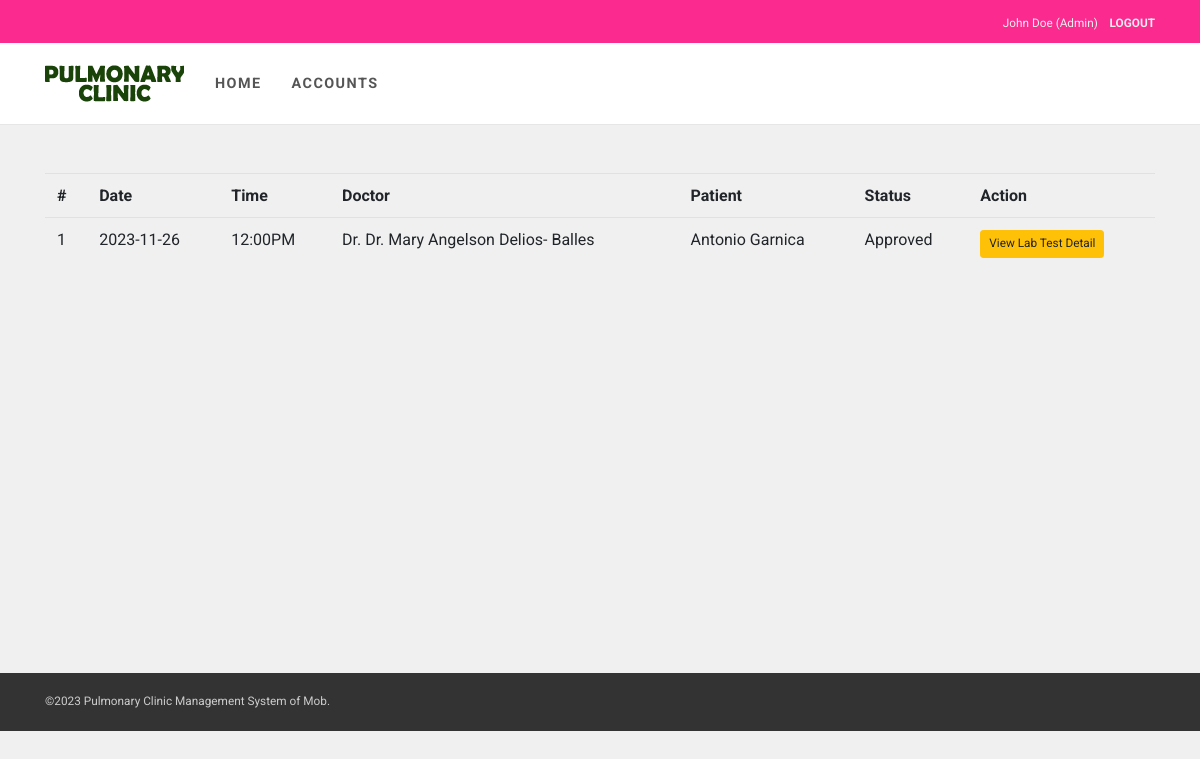
/pages/patient-list.php?view=lab-test (signed in), run on the app's committed database.
### tables this page shows
CREATE TABLE `appointment` (
  `Id` int(11) NOT NULL AUTO_INCREMENT,
  `patientId` int(11) DEFAULT NULL,
  `appointmentDate` date DEFAULT NULL,
  `status` varchar(30) DEFAULT 'Pending',
  `dateAdded` date DEFAULT NULL,
  `appointmentTime` varchar(10) DEFAULT NULL,
  `purpose` text,
  `doctorId` int(11) DEFAULT NULL,
  PRIMARY KEY (`Id`)
);

CREATE TABLE `user` (
  `Id` tinyint(11) NOT NULL AUTO_INCREMENT,
  `username` varchar(100) NOT NULL DEFAULT '',
  `password` varchar(100) NOT NULL,
  `firstName` varchar(150) DEFAULT NULL,
  `lastName` varchar(150) DEFAULT NULL,
  `status` varchar(255) DEFAULT 'Inactive',
  `role` varchar(20) DEFAULT NULL,
  `dateAdded` date DEFAULT NULL,
  `phone` varchar(255) DEFAULT NULL,
  `email` varchar(255) DEFAULT NULL,
  `isDeleted` varchar(255) DEFAULT 'false',
  `birthday` date DEFAULT NULL,
  `doctorId` int(11) DEFAULT NULL,
  `image` varchar(255) DEFAULT NULL,
  PRIMARY KEY (`Id`)
);

### config/Models.php (called while the page is built, shortened)
<?php
include "CRUD.php";
function user() {
	$crud = new CRUD;
	$crud->table = "user";
	return $crud;
}
function appointment() {
	$crud = new CRUD;
	$crud->table = "appointment";
	return $crud;
}
function lab_test() {
	$crud = new CRUD;
	$crud->table = "lab_test";
	return $crud;
}
?>

### config/CRUD.php (called while the page is built)
<?php class CRUD{var $table;var $obj=array();function arrayToQuery($query){$query_array=array();foreach($query as $key=>$key_value){if($key_value=="NOW()"){$query_array[]="$key=$key_value";}else{$query_array[]="$key='".htmlspecialchars($key_value,ENT_QUOTES)."'";}}return implode(', ',$query_array);}function list($query=""){$query=$query?"where ".$query:"";$db=Database::connect();$pdo=$db->prepare("select * from $this->table $query");$pdo->execute();$result=$pdo->fetchAll(PDO::FETCH_OBJ);Database::disconnect();return $result;}function count($query=""){$query=$query?"where ".$query:"";$db=Database::connect();$pdo=$db->prepare("select * from $this->table $query");$pdo->execute();Database::disconnect();return $pdo->rowCount();}function get($args){$db=Database::connect();$pdo=$db->prepare("select * from $this->table where $args");$pdo->execute();$result=$pdo->fetch(PDO::FETCH_OBJ);Database::disconnect();return $result;}function create(){$object=$this->arrayToQuery($this->obj);$db=Database::connect();$pdo=$db->prepare("insert into $this->table set $object");$pdo->execute();Database::disconnect();}function update($args){$object=$this->arrayToQuery($this->obj);$db=Database::connect();$pdo=$db->prepare("update $this->table set $object where $args");$pdo->execute();Database::disconnect();}function delete($args){$db=Database::connect();$pdo=$db->prepare("delete from $this->table where $args");$pdo->execute();Database::disconnect();}} ?>

### pages/patient-list.php (the view, shortened to what this page needs)
<?php
$ROOT_DIR="../";
include $ROOT_DIR . "templates/header.php";
$appointment_list = appointment()->list("status='Approved' or status='Done'");
function get_doctor($Id){
  $doctor = user()->get("Id=$Id");
  return "Dr. " . $doctor->firstName . " " . $doctor->lastName;
}
$view = $_GET["view"];
?>
<table class="table">
  <tr>
    <th>#</th>
    <th>Date</th>
    <th>Time</th>
    <th>Doctor</th>
    <th>Patient</th>
    <th>Status</th>
    <th>Action</th>
  </tr>
  <?php
  $count = 0;
   foreach ($appointment_list as $row):
     $patient = user()->get("Id=$row->patientId");
     $count += 1;
     $ltCheck = lab_test()->count("appointmentId=$row->Id");
     ?>
    <tr>
      <td><?=$count;?></td>
      <td><?=$row->appointmentDate;?></td>
      <td><?=$row->appointmentTime;?></td>
      <td><?=get_doctor($row->doctorId);?></td>
      <td><?=$patient->firstName;?> <?=$patient->lastName;?></td>
      <td><?=$row->status;?></td>
      <?php if ($view=="lab-test"): ?>
        <?php if ($ltCheck>0): ?>
          <td><a href="lab-test-detail.php?Id=<?=$row->Id;?>" class="btn btn-warning btn-sm">View Lab Test Detail</a></td>
        <?php endif; ?>
      <?php endif; ?>
    </tr>
  <?php endforeach; ?>
</table>
<?php include $ROOT_DIR . "templates/footer.php"; ?>

### data on the page
appointment: appointmentDate "2023-11-26", appointmentTime "12:00PM", doctorId.lastName "Dr. Dr. Mary Angelson Delios- Balles", user.firstName "Antonio", user.lastName "Garnica", status "Approved"

### other printed values
$_SESSION["user_session"]["firstName"] "John"
$_SESSION["user_session"]["lastName"] "Doe"
$_SESSION["user_session"]["role"] "Admin"
